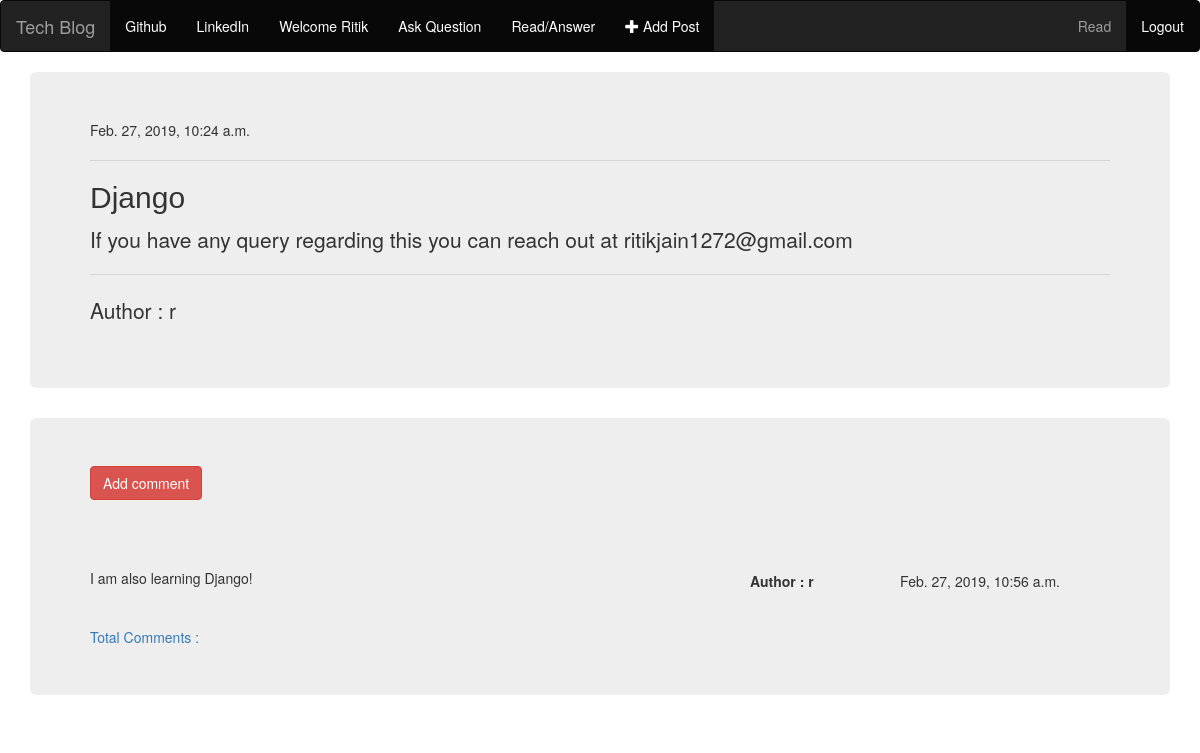
The page /post_detail/23/ (signed in) on the database its author committed.
### basic_app/models.py (models this page shows, shortened)
class Ask(models.Model):
	author = models.ForeignKey('auth.User', on_delete = models.CASCADE)
	title = models.CharField(max_length = 15)
	text = models.TextField()
	created_date = models.DateTimeField(default = timezone.now)
	gihub_link = models.CharField(max_length = 100)
	linked_link = models.CharField(max_length = 100)

class Comment(models.Model):
	post = models.ForeignKey('basic_app.Ask', on_delete = models.CASCADE,related_name = 'comments')
	author = models.CharField(max_length = 20)
	created_date = models.DateTimeField(default = timezone.now)
	text = models.TextField()
	approved_comment = models.BooleanField(default = False)

### basic_app/views.py (the view)
# urls.py: path('post_detail/<int:pk>/', views.post_detail, name=  'post_detail'),
def post_detail(request,pk):
	post = get_object_or_404(Ask,pk=pk)
	return render(request, 'basic_app/post_detail.html', {'post' : post})

### basic_app/templates/basic_app/post_detail.html (shortened to what this page needs)
{% extends 'basic_app/base.html' %}
{% block content %}
<div class = "container">
	<div class = "jumbotron">
		<div class = "date">
		{{post.created_date}}
	</div>
		<hr>
		<h2 style = 'font-family: sans-serif;'>{{post.title}}</h2>
		<p>{{post.text|linebreaksbr}}</p>
		<hr>
		<p>Author : {{post.author}}</p>
	</div>
	<div class = "jumbotron">
		<div class ="comment">
		<a class = "btn btn-danger" href = "{% url 'add_comment_to_post' pk=post.pk %}">Add comment</a><br><hr><br>
		{% if user.is_authenticated or comment.approved_comment %}
		{% for comment in post.comments.all %}
		<div class ="comment">
			<div class = "created_date" style = "position: absolute;left: 900px;">{{comment.created_date}}</div>
				<strong style = 'position: absolute;left : 750px;'>Author : {{comment.author}}</strong>
				<h5>{{comment.text}}</h5>
		</div>
		<hr>
		{% empty %}
			<p>No comments here yet :( Add a comment ^_^</p>
				{% endfor %}
				{% endif %}
				<a style = "text-decoration: none;" >Total Comments : {{post.approved_comments.count}}</a>
			</div>
		</div>
	</div>
{% endblock %}

### basic_app/templates/basic_app/base.html (shortened to what this page needs)
<!DOCTYPE html>
<html>
<head>
	<link rel="stylesheet" href="https://maxcdn.bootstrapcdn.com/bootstrap/3.4.0/css/bootstrap.min.css">
</head>
<body>
	<nav class = "navbar navbar-inverse">
		<div class = "container-fluid">
			<div class = "navbar-header">
				<a class = "navbar-brand" href = "{% url 'index' %}">Tech Blog</a>
			</div>
			<ul class = "nav navbar-nav">
				{% if user.is_authenticated %}
					<li class ="active"><a href = "{{request.user.github_link}}">Github</a></li>
					<li class ="active"><a href = "{{request.user.linked_link}}">LinkedIn</a></li>
					<li class = "active"><a> Welcome {{request.user.username}}</a></li>
					<li class ="active"><a href = "{% url 'askQuestion' %}">Ask Question</a></li>
					<li class ="active"><a href = "{% url 'Answer' %}">Read/Answer</a></li>
					<li class = "active"><a href = "{% url 'post' %}"><span class="glyphicon glyphicon-plus"></span> Add Post</a></ul>
				{% endif %}
			<ul class = "nav navbar-nav navbar-right">
				{% if user.is_authenticated %}
				<li><a href="{% url 'ques' %}">Read</a></li>
				<li class = "active"><a href = "{% url 'logout' %}">Logout</a></li>
				{% else %}
				<li><a href="{% url 'register' %}"><span class = "glyphicon glyphicon-user"></span> Register</a></li>
				<li><a href="{% url 'login' %}"><span class = "glyphicon glyphicon-log-in"></span>Login</a></li>
				{% endif %}
				</ul>
		</div>
	</nav>
{% block content %}{% endblock %}
</body>
</html>

### rows shown on the page
Ask: created_date "Feb. 27, 2019, 10:24 a.m.", title "Django", text "If you have any query regarding this you can reach out at ritikjain1272@gmail.com", author "r"
Comment: created_date "Feb. 27, 2019, 10:56 a.m.", author "r", text "I am also learning Django!"

### other values the page prints
{{ request.user.username }} "Ritik"
